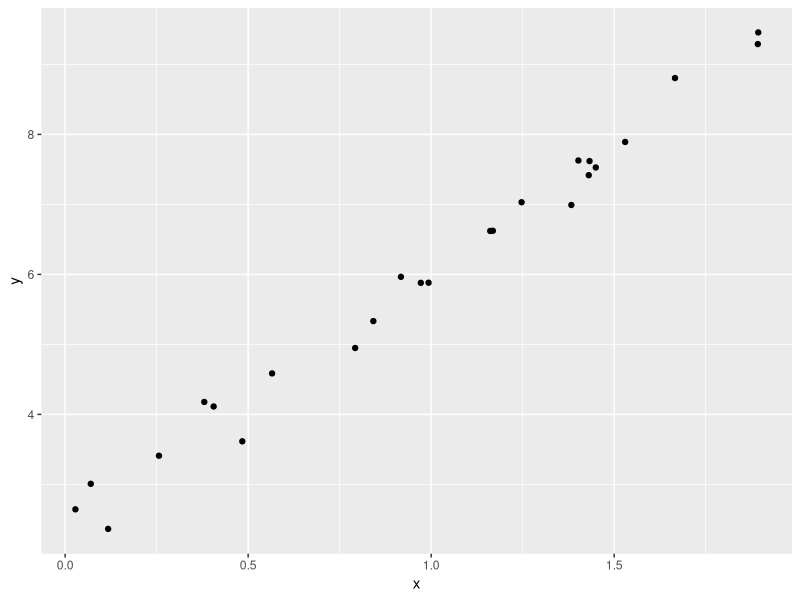
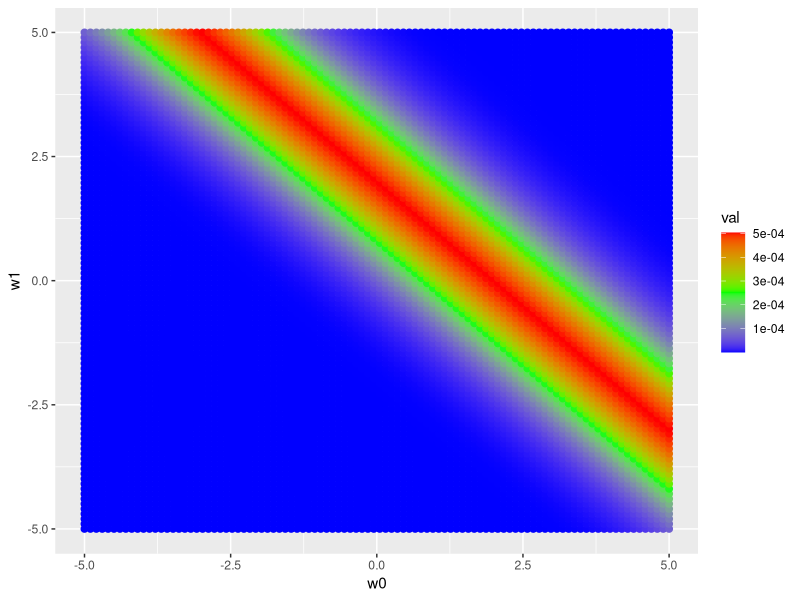
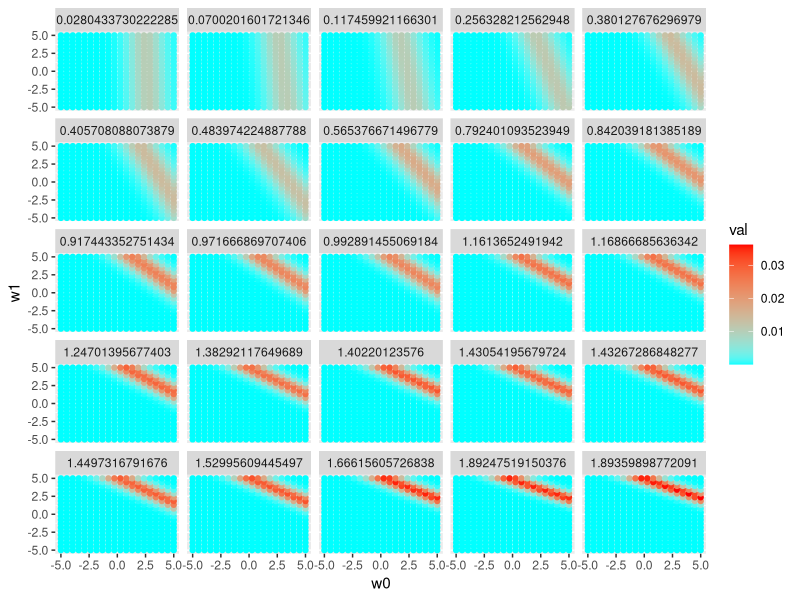
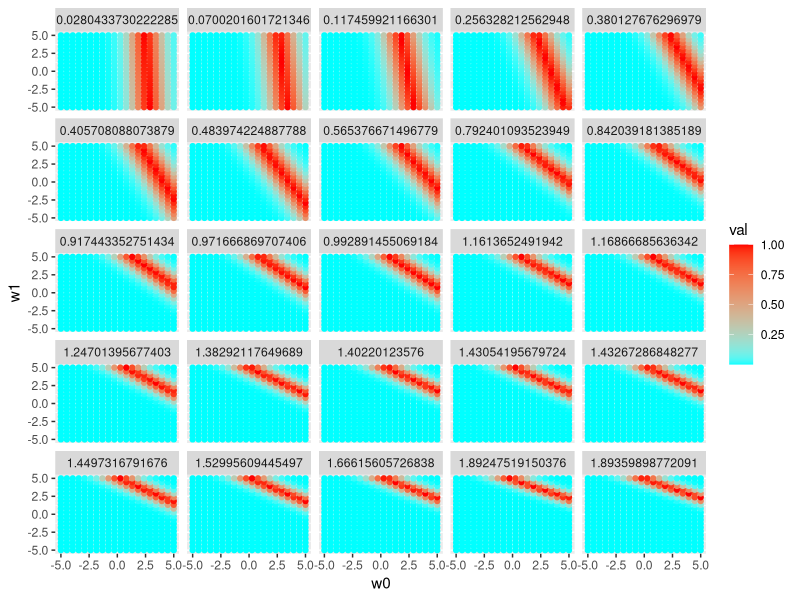
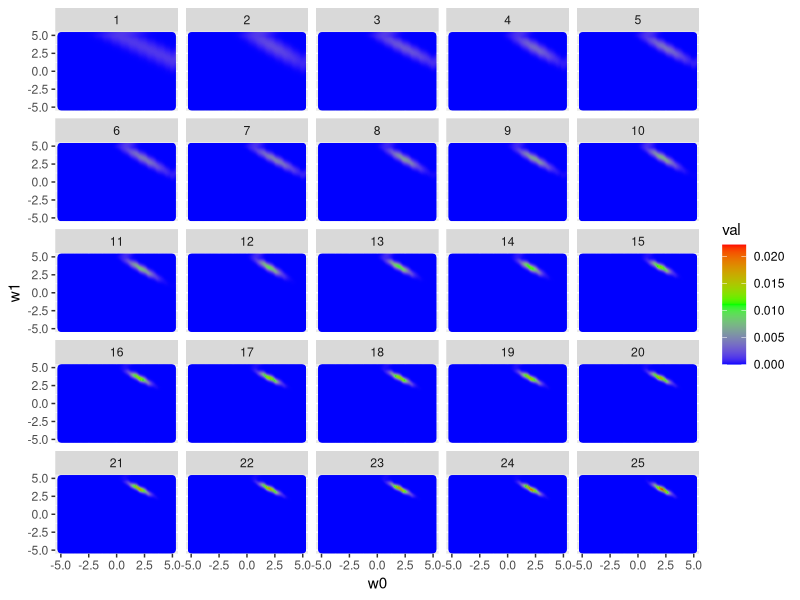

Reproduce these figures in R, in order.
# http://koaning.io/bayesian-propto-streaming-algorithms.html

library(ggplot2)
library(data.table)
library(dplyr)
library(tidyr)
library(testthat)

n <- 25

pts <- data.frame(x = runif(n, min = 0, max = 2)) %>%
  mutate(y = 2.5 + 3.5 * x + rnorm(n, mean = 0, sd = 0.3))
ggplot(pts, aes(x, y)) + geom_point()

likelihood <- function(x, y, n = 100, bmin = -5, bmax = 5) {
  lik_f <- function(b0, b1) exp(-(b0 + b1 * x - y)**2 / 2)  # no need to normalize, done on return

  w0 <- seq(from = bmin, to = bmax, length.out = n)
  w1 <- seq(from = bmin, to = bmax, length.out = n)
  ws <- crossing(w0, w1) %>% mutate(val = lik_f(w0, w1)) %>% mutate(val = val / sum(val))
}

vals_12 <- likelihood(1, 2)
ggplot(vals_12, aes(w0, w1, color = val)) + geom_point(size = 2) +
  scale_colour_gradientn(colours = rev(rainbow(3)))

vals <- pts %>% rowwise %>% do(data.frame(x = .$x, y = .$y, likelihood(.$x, .$y, n = 20))) %>% ungroup
ggplot(vals, aes(w0, w1, color = val)) + geom_point() +
  facet_wrap(~ x, nrow = 5) +
  scale_colour_gradientn(colours = rev(rainbow(2)))

## next is nonsense, but normalized per graph to have max = 1
ggplot(vals %>% group_by(x) %>% mutate(val = val / max(val)), aes(w0, w1, color = val)) + geom_point() +
  facet_wrap(~ x, nrow = 5) +
  scale_colour_gradientn(colours = rev(rainbow(2)))

init <- do.call(likelihood, as.list(pts[1,])) %>% mutate(val = 1)
dists <- list(init %>% mutate(id = 0))
for (idx in seq_len(n)) {
  new_vals <- do.call(likelihood, as.list(pts[idx,]))$val
  dists[[idx + 1]] <- dists[[idx]] %>% mutate(id = idx, val = val * new_vals) %>%
    mutate(val = val / sum(val))
}
all_vals <- Reduce(rbind, dists[-1])

ggplot(all_vals, aes(w0, w1, color = val)) + geom_point() +
  facet_wrap(~ id, nrow = 5) +
  scale_colour_gradientn(colours = rev(rainbow(3)))
